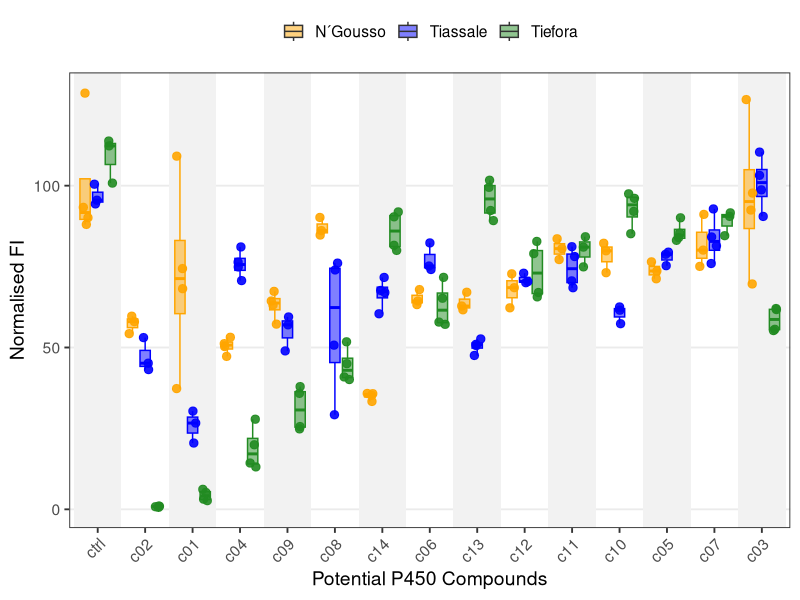

The R script that drew this image:
library(dplyr)
library(tidyr)
library(ggplot2)
library(broom)
library(purrr)
library(tibble)
library(tidyverse)

Ngo <- list(
  c01 = c(109.1121891, 37.30775749, 74.38778969,  68.17247807),
  c02 = c(54.28229462, 59.67355845, 57.97674024),
  c03 = c(126.5930178, 69.62780155, 97.7153328,  92.45752659),
  c04 = c(50.28492141, 47.25352709, 53.15108249, 51.18734907),
  c05 = c(71.22717451,  76.4616786,  73.63788501),
  c06 = c(63.25361183, 67.8928526, 64.37211371),
  c07 = c(91.11871372,  80.08621785, 75.05719612),
  c08 = c(84.7360505, 86.12358598,      90.17391857),
  c09 = c(64.36152184,     57.2162437, 63.10956234,      67.33360166),
  c10 = c(82.20035589,    79.86802525,    73.10829132),
  c11 = c(83.58789137,     80.53955006,   77.1670974),
  c12 = c(68.48176079,     72.76087785,   62.25797568),
  c13 = c(67.06668644,  61.64152862,  62.81510825), 
  c14 = c(33.33792315, 35.73804177,  35.21268483,  35.79523789),
  ctrl = c(128.5821718,  88.01953142, 90.09977545, 93.29852137)
)

Tia <- list(
  c01 = c(20.48455768,     30.34251618,   26.65427643),
  c02 = c(43.17824948,      53.05886048,       45.14901745),
  c03 = c(103.1950329,      110.3655805,   98.70159958,      90.49315534),
  c04 = c(76.3621106,                 81.06353513,                 74.88969774,                 70.67015378),
  c05 = c(78.79416595,                 79.45932588,                 75.27890897),
  c06 = c(82.30942293,                 75.17800236,                 74.09480074),
  c07 = c(84.15251314,                92.80782953,              81.39714475,             75.94200959),
  c08 = c(29.22430614,                 50.72153378,                 73.95476707,                 76.06968734         ),
  c09 = c(48.9484604,                 56.99421846,                 59.43245177         ),
  c10 = c(61.52060091,                 62.52554842,                 57.35459923         ),
  c11 = c(81.14590788,                 70.58572171,                 68.46462348,                 78.10017556         ),
  c12 = c(72.9436416,                 70.0214684,                 70.38184917         ),
  c13 = c(47.53782711,                 50.57326284,                 50.96865202,                 52.6428781         ), 
  c14 = c(71.64421151,                 67.62236214,                 66.97367676,                 60.42092474         ),
  ctrl = c(95.50759631,                  100.4437832,                  94.35025922         )
)

Tie <- list(
  c01 = c(6.178199781,                 5.227269492,                 2.684812163,                 3.137500534         ),
  c02 = c(0.808575455,                 0.614972881,                 1.010719319,                 0.931000612         ),
  c03 = c(55.61518641,                 55.23082836,                 62.03823651,                 61.71651458         ),
  c04 = c(13.10803308,                 19.95245349,                 27.83891127,                 14.30666078         ),
  c05 = c(90.07075035,                 83.10675189,                 85.31040471,                 83.96372799         ),
  c06 = c(57.14692442,                 57.8501573,                 65.2099022,                 71.66427036         ),
  c07 = c(84.54453571,                 90.50350905,                 91.60248836         ),
  c08 = c(45.00405711,                 40.90139081,                 40.09850954,                 51.76021752         ),
  c09 = c(25.56977522,                 24.85230686,                 37.92048059,                 35.83071163         ),
  c10 = c(97.4760488,                 92.06087093,                 85.1509673,                 96.07527724         ),
  c11 = c(81.01413583,                 74.90711347,                 84.21711959         ),
  c12 = c(65.63411961,                 66.99218472,                 79.00123849,                 82.76794739         ),
  c13 = c(92.32849801,                 89.20238587,                 99.46901647,                 101.6726693         ), 
  c14 = c(79.99487523,                 81.57216678,                 91.89289222,                 90.3696955         ),
  ctrl = c(100.7900693,                  112.2837986,                  113.7842185         )
)



# ---------------------------
# 1. Alle Datensätze bündeln
# ---------------------------
all_data <- list(
  Ngo = Ngo,
  Tia = Tia,
  Tie = Tie
)

# ---------------------------
# 2. DataFrame erstellen
# ---------------------------
df <- imap_dfr(all_data, function(dataset, dataset_name) {
  imap_dfr(dataset, function(values, compound) {
    tibble(
      Dataset = dataset_name,
      Compound = compound,
      Wert = values
    )
  })
})

# ---------------------------
# 3. Reihenfolge nach Mittelwert
# ---------------------------
compound_order <- df %>%
  group_by(Compound) %>%
  summarise(mean_value = mean(Wert, na.rm = TRUE), .groups = "drop") %>%
  arrange(mean_value) %>%
  pull(Compound)

# Kontrolle immer links
compound_order <- c("ctrl", setdiff(compound_order, "ctrl"))

# Faktor-Reihenfolge setzen
df$Compound <- factor(df$Compound, levels = compound_order)

# ---------------------------
# 4. Hintergrundbereiche
# ---------------------------
bg <- data.frame(
  xmin = seq(0.5, length(compound_order) - 0.5, by = 2),
  xmax = seq(1.5, length(compound_order) + 0.5, by = 2),
  ymin = -Inf,
  ymax = Inf
)

# ---------------------------
# 5. Plot
# ---------------------------
ggplot(df, aes(x = Compound, y = Wert)) +
  
  # Hintergrund
  geom_rect(
    data = bg,
    inherit.aes = FALSE,
    aes(
      xmin = xmin,
      xmax = xmax,
      ymin = ymin,
      ymax = ymax
    ),
    fill = "grey95"
  ) +
  
  # Boxplots
  geom_boxplot(
    aes(fill = Dataset, colour = Dataset),
    position = position_dodge(width = 0.8),
    width = 0.65,
    alpha = 0.5,
    outlier.shape = NA
  ) +
  
  # Einzelwerte
  geom_jitter(
    aes(colour = Dataset),
    position = position_jitterdodge(
      jitter.width = 0.15,
      dodge.width = 0.8
    ),
    size = 2.5,
    alpha = 0.9
  ) +
  
  scale_fill_manual(
    name = NULL,
    values = c(
      Ngo = "orange",
      Tia = "blue",
      Tie = "forestgreen"
    ),
    labels = c(
      Ngo = "N´Gousso",
      Tia = "Tiassale",
      Tie = "Tiefora"
    )
  ) +
  
  scale_colour_manual(
    values = c(
      Ngo = "orange",
      Tia = "blue",
      Tie = "forestgreen"
    ),
    guide = "none"
  ) +
  
  labs(
    x = "Potential P450 Compounds",
    y = "Normalised FI"
  ) +
  
  theme_bw(base_size = 14) +
  
  theme(
    axis.text.x = element_text(
      angle = 45,
      hjust = 1
    ),
    panel.grid.major.x = element_blank(),
    panel.grid.minor.x = element_blank(),
    panel.grid.minor.y = element_blank(),
    legend.position = "top"
  )
